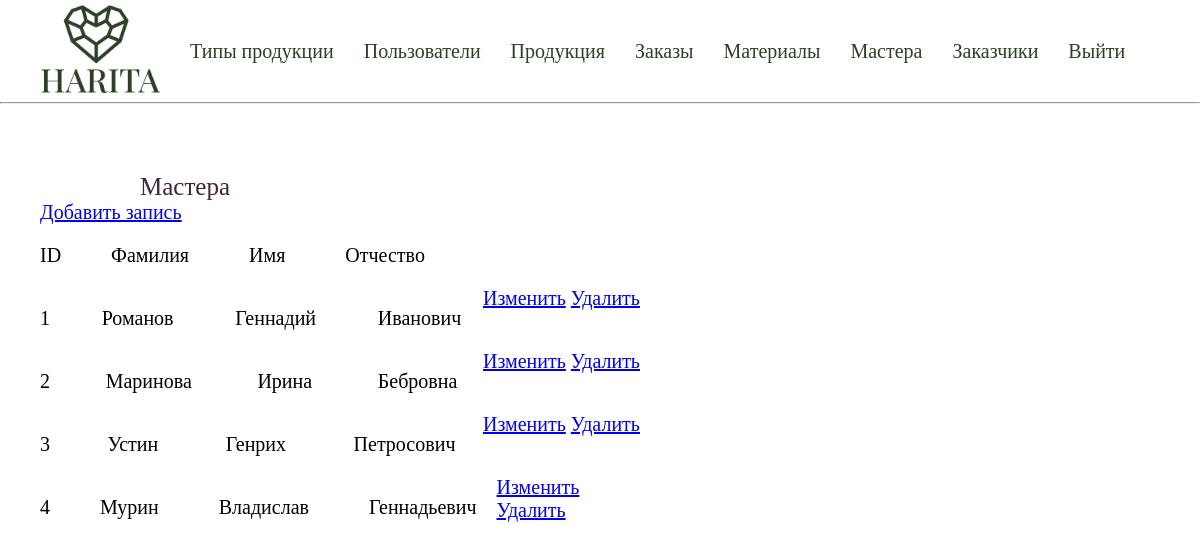
Page /Masters-panel.php on the committed database.
### tables this page shows
CREATE TABLE `Masters` (
  `id_master` int NOT NULL,
  `last_name` varchar(40) DEFAULT NULL,
  `name` varchar(40) DEFAULT NULL,
  `patronymic` varchar(40) DEFAULT NULL
);

### Masters-panel.php (the view, shortened to what this page needs)
<?php
include "./php-connect/connect.php";
?>
<!DOCTYPE html>
<html lang="en">
<head>
    <link rel="stylesheet" href="./css/main.css">
</head>
<body>
<header>
        <div class="admin-container">
            <ul class="main-menu-panel">
            <li class="main-menu-panel_item"><a href="index.php"><img class="logo" src="img/logo.png"
                                alt="Логотпип" width="120"></a></li>
                <li class="main-menu-panel_item"><a href="./Type_product.php" class="menu-item-panel admin-menu-pressed">Типы продукции</a></li>
                <li class="main-menu-panel_item"><a href="./Users-jewel_panel.php" class="menu-item-panel">Пользователи</a></li>
                <li class="main-menu-panel_item"><a href="./Products-panel.php" class="menu-item-panel">Продукция</a></li>
                <li class="main-menu-panel_item"><a href="./Orders-panel.php." class="menu-item-panel">Заказы</a></li>
                <li class="main-menu-panel_item"><a href="./Materials-panel.php" class="menu-item-panel">Материалы</a></li>
                <li class="main-menu-panel_item"><a href="./Masters-panel.php" class="menu-item-panel">Мастера</a></li>
                <li class="main-menu-panel_item"><a href="./Clients-panel.php" class="menu-item-panel">Заказчики</a></li>
                <li class="main-menu-panel_item"><a class="menu-item" href="./php-handler/exit.php">Выйти</a></li>
            </ul>
        </div>
        <hr>
    </header>
    <div class="div-title-admin">
        <div class="admin-container">
            <div class="add-btn-divs">
                <div class="div-title-admin">
                    <h1 class="title-admin">Мастера</h1>
                </div>
                <div class="btn_add">
                    <a href="./create_Masters-panel.php">Добавить запись</a>
                </div>
            </div>
        </div>
    </div>
    <div class="table">
        <div class="admin-container">
            <div class="table_row title">
                <div class="table_sell id">
                    <p class="admin_table_cell_first">ID</p>
                </div>
                <div class="table_sell">
                    <p class="admin_table_cell-text">Фамилия</p>
                </div>
                <div class="table_sell">
                    <p class="admin_table_cell-text">Имя</p>
                </div>
                <div class="table_sell">
                    <p class="admin_table_cell-text">Отчество</p>
                </div>
            </div>
        </div>
    </div>
    <?php
    $infoMaster = "SELECT *
                    FROM Masters";
    $resinfoMaster = mysqli_query($connect, $infoMaster) or die(mysqli_error($connect));
    while ($infoMaster = mysqli_fetch_object($resinfoMaster)) {
        echo "
    <div class=\"body-table\">
        <div class=\"admin-container\">
            <div class=\"admin_table_row\">
                <div class=\"admin_table_cell_first admin_projects_table_id\">
                    <p>$infoMaster->id_master</p>
                </div>
                <div class=\"admin_table_cell admin_projects_table_name\">
                    <p class=\"admin_table_cell-text\">$infoMaster->last_name</p>
                </div>
                <div class=\"admin_table_cell admin_projects_table_name\">
                    <p class=\"admin_table_cell-text\">$infoMaster->name</p>
                </div>
                <div class=\"admin_table_cell admin_projects_table_name\">
                    <p class=\"admin_table_cell-text\">$infoMaster->patronymic</p>
                </div>
                <div class=\"admin_projects_table_act\">
                    <a href=\"edit_Users-jewel.php?idA=$infoMaster->id_master\">Изменить</a>
                <a href=\"?id_master=$infoMaster->id_master\">Удалить</a>
            </div>
        </div>
    </div>
";
    }
    ?>
</body>
</html>

### css/main.css (style rules this page uses)
* { margin: 0; padding: 0; }
.table_row { display: flex; width: 300px; justify-content: space-between; }
.admin_table_row { margin: 20px 0 0 0; display: flex; width: 600px; justify-content: space-between; text-align: left; }
.admin_table_cell_first { padding-right: 10px; padding-top: 20px; }
.admin_table_cell-text { padding-right: 20px; padding-left: 40px; padding-top: 20px; }
.main-menu-panel { display: flex; align-items: center; flex-direction: row; list-style-type: none; }
.main-menu-panel_item > a { text-decoration: none; font-weight: 500; font-family: "Playfair Display"; font-style: Medium; font-size: 20px; color: #2B4025; margin-top: 69px; padding-right: 30px; }
.admin-container { padding-left: 40px; font-size: 20px; }
.title-admin { text-decoration: none; font-weight: 500; font-family: "Playfair Display"; font-style: Medium; font-size: 25px; color: #40253B; margin-top: 69px; margin-left: 100px; }

### rows in the picture
masters: id_master "1", last_name "Романов", name "Геннадий", patronymic "Иванович"
masters: id_master "2", last_name "Маринова", name "Ирина", patronymic "Бебровна"
masters: id_master "3", last_name "Устин", name "Генрих", patronymic "Петросович"
masters: id_master "4", last_name "Мурин", name "Владислав", patronymic "Геннадьевич"
